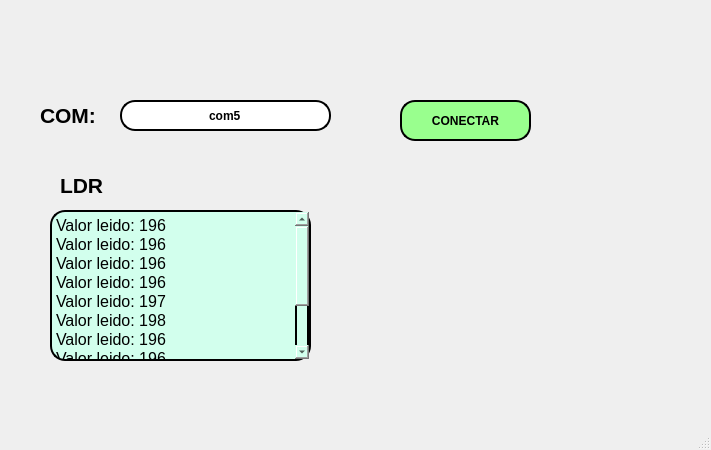
<?xml version="1.0" encoding="UTF-8"?>
<ui version="4.0">
 <class>MainWindow</class>
 <widget class="QMainWindow" name="MainWindow">
  <property name="geometry">
   <rect>
    <x>0</x>
    <y>0</y>
    <width>711</width>
    <height>450</height>
   </rect>
  </property>
  <property name="windowTitle">
   <string>MainWindow</string>
  </property>
  <widget class="QWidget" name="centralwidget">
   <widget class="QLabel" name="label">
    <property name="geometry">
     <rect>
      <x>20</x>
      <y>10</y>
      <width>191</width>
      <height>71</height>
     </rect>
    </property>
    <property name="text">
     <string/>
    </property>
    <property name="pixmap">
     <pixmap resource="../../../Resource/resource.qrc">:/Logos/uatlogopng.png</pixmap>
    </property>
    <property name="scaledContents">
     <bool>true</bool>
    </property>
   </widget>
   <widget class="QLabel" name="label_4">
    <property name="geometry">
     <rect>
      <x>470</x>
      <y>0</y>
      <width>221</width>
      <height>71</height>
     </rect>
    </property>
    <property name="text">
     <string/>
    </property>
    <property name="pixmap">
     <pixmap resource="../../../Resource/resource.qrc">:/Logos/fians.png</pixmap>
    </property>
    <property name="scaledContents">
     <bool>true</bool>
    </property>
   </widget>
   <widget class="QLabel" name="label_5">
    <property name="geometry">
     <rect>
      <x>530</x>
      <y>280</y>
      <width>191</width>
      <height>111</height>
     </rect>
    </property>
    <property name="text">
     <string/>
    </property>
    <property name="pixmap">
     <pixmap resource="../../../Resource/resource.qrc">:/Logos/Shelby-Logo.png</pixmap>
    </property>
    <property name="scaledContents">
     <bool>true</bool>
    </property>
   </widget>
   <widget class="QLineEdit" name="txt_com">
    <property name="geometry">
     <rect>
      <x>120</x>
      <y>100</y>
      <width>211</width>
      <height>31</height>
     </rect>
    </property>
    <property name="font">
     <font>
      <weight>75</weight>
      <bold>true</bold>
     </font>
    </property>
    <property name="styleSheet">
     <string notr="true">border: 2px solid black;
background-color: rgb(255, 255, 255);
border-radius: 15px;</string>
    </property>
    <property name="text">
     <string>com5</string>
    </property>
    <property name="alignment">
     <set>Qt::AlignCenter</set>
    </property>
   </widget>
   <widget class="QLabel" name="label_2">
    <property name="geometry">
     <rect>
      <x>40</x>
      <y>100</y>
      <width>71</width>
      <height>31</height>
     </rect>
    </property>
    <property name="font">
     <font>
      <pointsize>16</pointsize>
      <weight>75</weight>
      <bold>true</bold>
     </font>
    </property>
    <property name="text">
     <string>COM:</string>
    </property>
   </widget>
   <widget class="QPushButton" name="btn_accion">
    <property name="geometry">
     <rect>
      <x>400</x>
      <y>100</y>
      <width>131</width>
      <height>41</height>
     </rect>
    </property>
    <property name="font">
     <font>
      <weight>75</weight>
      <bold>true</bold>
     </font>
    </property>
    <property name="styleSheet">
     <string notr="true">border: 2px solid black;
background-color: rgb(153, 255, 142);
border-radius: 15px;</string>
    </property>
    <property name="text">
     <string>CONECTAR</string>
    </property>
   </widget>
   <widget class="QLabel" name="label_3">
    <property name="geometry">
     <rect>
      <x>60</x>
      <y>170</y>
      <width>71</width>
      <height>31</height>
     </rect>
    </property>
    <property name="font">
     <font>
      <pointsize>16</pointsize>
      <weight>75</weight>
      <bold>true</bold>
     </font>
    </property>
    <property name="text">
     <string>LDR</string>
    </property>
   </widget>
   <widget class="QTextEdit" name="txt_valores">
    <property name="geometry">
     <rect>
      <x>50</x>
      <y>210</y>
      <width>261</width>
      <height>151</height>
     </rect>
    </property>
    <property name="font">
     <font>
      <pointsize>12</pointsize>
     </font>
    </property>
    <property name="styleSheet">
     <string notr="true">border: 2px solid black;
border-radius: 15px;
background-color: rgb(210, 255, 237);</string>
    </property>
    <property name="html">
     <string>&lt;!DOCTYPE HTML PUBLIC &quot;-//W3C//DTD HTML 4.0//EN&quot; &quot;http://www.w3.org/TR/REC-html40/strict.dtd&quot;&gt;
&lt;html&gt;&lt;head&gt;&lt;meta name=&quot;qrichtext&quot; content=&quot;1&quot; /&gt;&lt;style type=&quot;text/css&quot;&gt;
p, li { white-space: pre-wrap; }
&lt;/style&gt;&lt;/head&gt;&lt;body style=&quot; font-family:'MS Shell Dlg 2'; font-size:12pt; font-weight:400; font-style:normal;&quot;&gt;
&lt;p style=&quot; margin-top:0px; margin-bottom:0px; margin-left:0px; margin-right:0px; -qt-block-indent:0; text-indent:0px;&quot;&gt;Valor leido: 196&lt;/p&gt;
&lt;p style=&quot; margin-top:0px; margin-bottom:0px; margin-left:0px; margin-right:0px; -qt-block-indent:0; text-indent:0px;&quot;&gt;Valor leido: 196&lt;/p&gt;
&lt;p style=&quot; margin-top:0px; margin-bottom:0px; margin-left:0px; margin-right:0px; -qt-block-indent:0; text-indent:0px;&quot;&gt;Valor leido: 196&lt;/p&gt;
&lt;p style=&quot; margin-top:0px; margin-bottom:0px; margin-left:0px; margin-right:0px; -qt-block-indent:0; text-indent:0px;&quot;&gt;Valor leido: 196&lt;/p&gt;
&lt;p style=&quot; margin-top:0px; margin-bottom:0px; margin-left:0px; margin-right:0px; -qt-block-indent:0; text-indent:0px;&quot;&gt;Valor leido: 197&lt;/p&gt;
&lt;p style=&quot; margin-top:0px; margin-bottom:0px; margin-left:0px; margin-right:0px; -qt-block-indent:0; text-indent:0px;&quot;&gt;Valor leido: 198&lt;/p&gt;
&lt;p style=&quot; margin-top:0px; margin-bottom:0px; margin-left:0px; margin-right:0px; -qt-block-indent:0; text-indent:0px;&quot;&gt;Valor leido: 196&lt;/p&gt;
&lt;p style=&quot; margin-top:0px; margin-bottom:0px; margin-left:0px; margin-right:0px; -qt-block-indent:0; text-indent:0px;&quot;&gt;Valor leido: 196&lt;/p&gt;
&lt;p style=&quot; margin-top:0px; margin-bottom:0px; margin-left:0px; margin-right:0px; -qt-block-indent:0; text-indent:0px;&quot;&gt;Valor leido: 196&lt;/p&gt;
&lt;p style=&quot; margin-top:0px; margin-bottom:0px; margin-left:0px; margin-right:0px; -qt-block-indent:0; text-indent:0px;&quot;&gt;Valor leido: 196&lt;/p&gt;
&lt;p style=&quot; margin-top:0px; margin-bottom:0px; margin-left:0px; margin-right:0px; -qt-block-indent:0; text-indent:0px;&quot;&gt;Valor leido: 196&lt;/p&gt;&lt;/body&gt;&lt;/html&gt;</string>
    </property>
   </widget>
  </widget>
  <widget class="QMenuBar" name="menubar">
   <property name="geometry">
    <rect>
     <x>0</x>
     <y>0</y>
     <width>711</width>
     <height>26</height>
    </rect>
   </property>
  </widget>
  <widget class="QStatusBar" name="statusbar"/>
 </widget>
 <resources>
  <include location="../../../Resource/resource.qrc"/>
 </resources>
 <connections/>
</ui>
